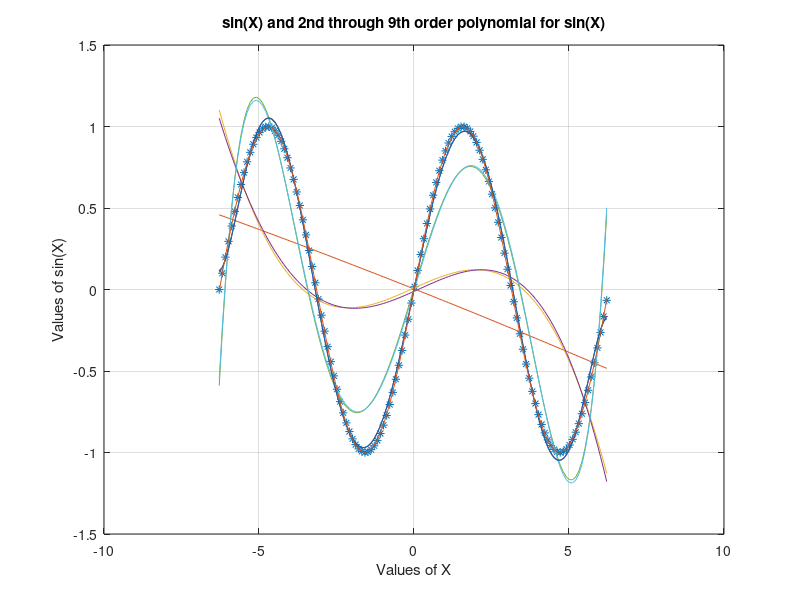

The MATLAB source for this figure:
X = [-2*pi:0.1:2*pi]; 

% Plot X as a function of sin(X) on a single graph page

figure(1);
plot(X,sin(X),'*'); %Had no clue this was a thing
hold on;

% start the FOR LOOP to evaluate the 2nd-9th order polynomials

for I = 2:9,

	C = polyfit(X,sin(X),I);

	Y = polyval(C,X);
	
	plot(X,Y);
end;

grid;
xlabel('Values of X');
ylabel('Values of sin(X)');
title('sin(X) and 2nd through 9th order polynomial for sin(X)');

hold off;
%I wanted to do this in Core4 and now I'm a little annoyed but oh well.